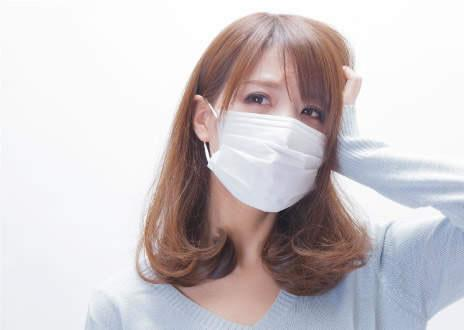
#> input picture img/demo2.jpg, 464 x 330 px
$ jupyter execute --allow-errors tensorflow_info.ipynb   (shell and % lines are left out)
#> lines starting #> are read from the running program, lines starting #| are printed output that depends on the picture
[cell 1]
# -*- coding:utf-8 -*-
import os
import cv2
import time
import argparse

import numpy as np
from PIL import Image
#from keras.models import model_from_json
from utils.anchor_generator import generate_anchors
from utils.anchor_decode import decode_bbox
from utils.nms import single_class_non_max_suppression
from load_model.tensorflow_loader import load_tf_model, tf_inference

[cell 2]
os.environ['CUDA_VISIBLE_DEVICES']=''  # if you do  have gpu, set it to '0' or you GPU number

#> (a cell that did not finish here is left out)

[cell 4]
def inference(image,
              conf_thresh=0.5,
              iou_thresh=0.4,
              target_shape=(160, 160),
              draw_result=True,
              ):
    '''
    Main function of detection inference
    :param image: 3D numpy array of image
    :param conf_thresh: the min threshold of classification probabity.
    :param iou_thresh: the IOU threshold of NMS
    :param target_shape: the model input size.
    :param draw_result: whether to daw bounding box to the image.
    :param show_result: whether to display the image.
    :return:
    '''
    # image = np.copy(image)
    output_info = []
    height, width, _ = image.shape
    image_resized = cv2.resize(image, target_shape)
    image_np = image_resized / 255.0  # normalized to 0~1
    image_exp = np.expand_dims(image_np, axis=0)
    y_bboxes_output, y_cls_output = tf_inference(sess, graph, image_exp)

    # remove the batch dimension, for batch is always 1 for inference.
    y_bboxes = decode_bbox(anchors_exp, y_bboxes_output)[0]
    y_cls = y_cls_output[0]
    # To speed up, do single class NMS, not multiple classes NMS.
    bbox_max_scores = np.max(y_cls, axis=1)
    bbox_max_score_classes = np.argmax(y_cls, axis=1)

    # keep_idx is the alive bounding box after nms.
    keep_idxs = single_class_non_max_suppression(y_bboxes,
                                                 bbox_max_scores,
                                                 conf_thresh=conf_thresh,
                                                 iou_thresh=iou_thresh,
                                                 )

    for idx in keep_idxs:
        conf = float(bbox_max_scores[idx])
        class_id = bbox_max_score_classes[idx]
        bbox = y_bboxes[idx]
        # clip the coordinate, avoid the value exceed the image boundary.
        xmin = max(0, int(bbox[0] * width))
        ymin = max(0, int(bbox[1] * height))
        xmax = min(int(bbox[2] * width), width)
        ymax = min(int(bbox[3] * height), height)

        if draw_result:
            if class_id == 0:
                color = (0, 255, 0)
            else:
                color = (255, 0, 0)
            cv2.rectangle(image, (xmin, ymin), (xmax, ymax), color, 2)
            cv2.putText(image, "%s: %.2f" % (id2class[class_id], conf), (xmin + 2, ymin - 2),
                        cv2.FONT_HERSHEY_SIMPLEX, 0.8, color)
        output_info.append([class_id, conf, xmin, ymin, xmax, ymax])

    img_output = Image.fromarray(image)
    return output_info, img_output

[cell 5]
imgPath = 'img/demo2.jpg'
img = cv2.imread(imgPath)
#> img is the input picture: shape (330, 464, 3); mean B, G, R 201.1, 198.7, 205.5
img = cv2.cvtColor(img, cv2.COLOR_BGR2RGB)
#> (the rest of this cell did not finish here and is left out)

#> in inference, `image_resized = cv2.resize(image, target_shape)`:
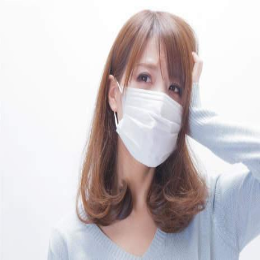
#> image_resized: shape (260, 260, 3); mean R, G, B 205.4, 198.6, 201.1
